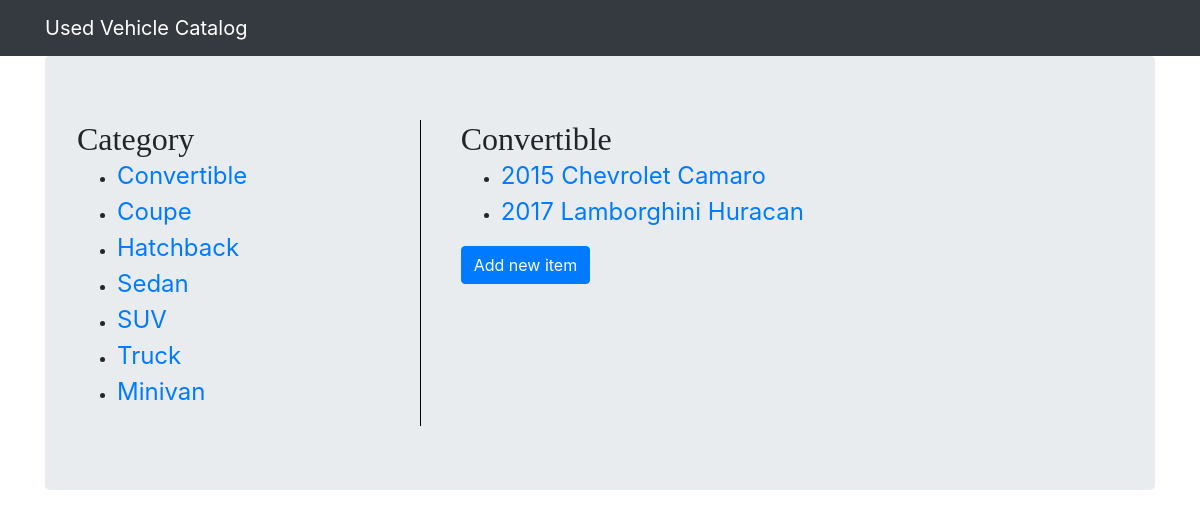
Before: /catalog/Convertible/items with the older database file.
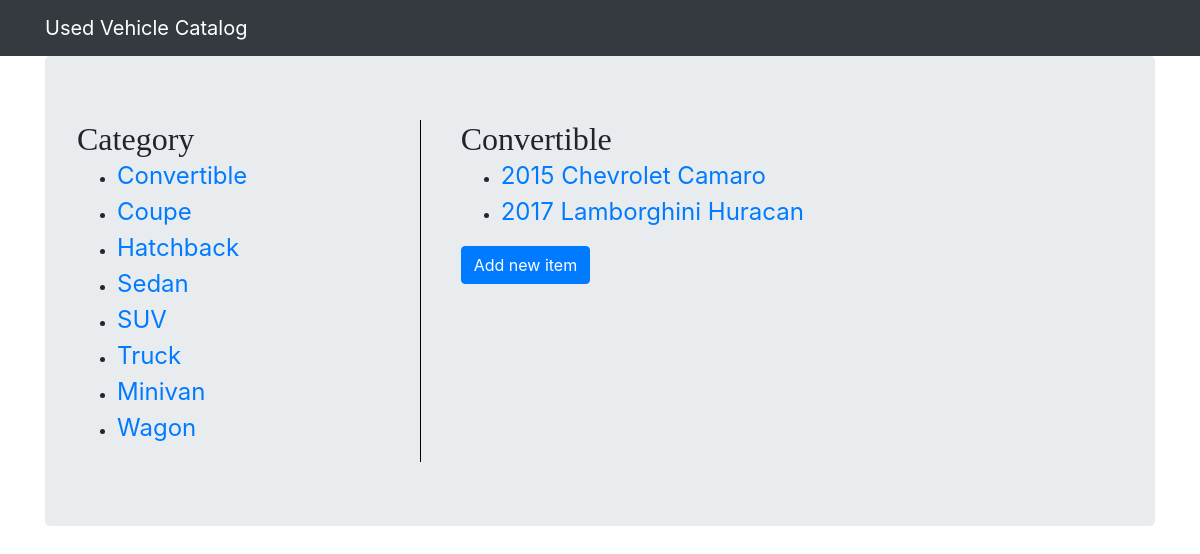
After: the same page with the newer database file.
### database_setup.py (models this page shows, shortened)
class Category(Base):
    __tablename__ = 'category'
    name = Column(String(250), primary_key=True)
    user_id = Column(Integer, ForeignKey('user.id'))
    user = relationship(User)

class Vehicle(Base):
    __tablename__ = 'vehicle'
    id = Column(Integer, primary_key=True)
    year = Column(Integer, nullable=False)
    make = Column(String(80), nullable=False)
    model = Column(String(80), nullable=False)
    trim = Column(String(80))
    price = Column(Float, nullable = False)
    mileage = Column(Integer, nullable = False)
    description = Column(String(250))
    image_url = Column(String(250))
    category_name = Column(String(80), ForeignKey('category.name'))
    category = relationship(Category, cascade="all, delete-orphan", single_parent=True)
    user_id = Column(Integer, ForeignKey('user.id'))
    user = relationship(User)

### project.py (the view)
@app.route('/catalog/<category_name>/items')
def categoryItems(category_name):
    categories = session.query(Category).all()
    category = session.query(Category).filter_by(name=category_name).one()
    items = session.query(Vehicle).filter_by(category_name=category.name)
    return render_template('category.html', categories=categories, items=items,
                           category=category, login_session=login_session,
                           state=get_state())

### project.py (called while the page is built)
def get_state():
    state = ''.join(random.choice(
            string.ascii_uppercase + string.digits) for x in xrange(32))
    login_session['state'] = state
    return state

### templates/category.html
{% extends "base.html" %} {% block content %}
<div class="jumbotron">
    <div class="row">
        <div class="col-4 category">
            <h2>Category</h2>
            <ul>
                {% for i in categories %}
                <li>
                    <a href="{{url_for('categoryItems', category_name=i.name)}}">{{i.name}}</a>
                </li>
                {% endfor %}
            </ul>
        </div>
        <div class="col-8 items">
            <h2>{{category.name}}</h2>
            <ul>
                {% for i in items %}
                <li>
                    <a href="{{url_for('item', category_name=i.category_name, item_id=i.id)}}">{{i.year}} {{i.make}} {{i.model}}</a>
                </li> {% endfor %}
            </ul>
            <a href="{{url_for('addVehicle', category_name=category.name)}}" class="btn btn-primary">Add new item</a>
        </div>
    </div>
</div>
{% endblock %}

### templates/base.html (shortened to what this page needs)
<!DOCTYPE html>
<html lang="en">
<head>
    <link rel="stylesheet" href="https://stackpath.bootstrapcdn.com/bootstrap/4.1.0/css/bootstrap.min.css"
>
    <link rel=stylesheet type=text/css href="{{ url_for('static', filename='styles.css') }}">
</head>
<body>
    <nav class="navbar navbar-expand-lg navbar-dark bg-dark">
        <div class="container">
            <a class="navbar-brand" href="{{ url_for('catalog')}}">Used Vehicle Catalog</a>
        </div>
    </nav>
    <div class='container'>
        {% block content %}{% endblock %}
    </div>
</body>
</html>

### static/styles.css (style rules this page uses)
h2 { font-family: 'georgia', serif; margin: 0; font-size: 2em; }
a { font-size: 1.5em; }
.category { padding-right: 20px; border-right: 1px solid black; }
.recent, .items { text-align: left; padding-left: 40px; }

Changed rows visible on the page:
added Category: name "Wagon"
